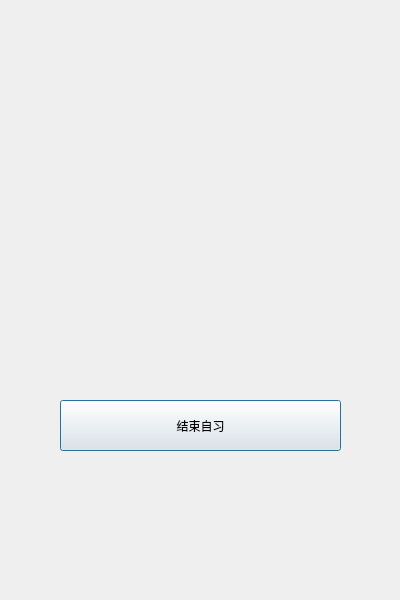
<?xml version="1.0" encoding="UTF-8"?>
<ui version="4.0">
 <class>StudySessionDialog</class>
 <widget class="QDialog" name="StudySessionDialog">
  <property name="geometry">
   <rect>
    <x>0</x>
    <y>0</y>
    <width>400</width>
    <height>600</height>
   </rect>
  </property>
  <property name="windowTitle">
   <string>Dialog</string>
  </property>
  <widget class="QWidget" name="timerWidget" native="true">
   <property name="geometry">
    <rect>
     <x>60</x>
     <y>50</y>
     <width>281</width>
     <height>61</height>
    </rect>
   </property>
  </widget>
  <widget class="QPushButton" name="overPushButton">
   <property name="geometry">
    <rect>
     <x>60</x>
     <y>400</y>
     <width>281</width>
     <height>51</height>
    </rect>
   </property>
   <property name="text">
    <string>结束自习</string>
   </property>
  </widget>
  <widget class="QWidget" name="gifWidget" native="true">
   <property name="geometry">
    <rect>
     <x>80</x>
     <y>130</y>
     <width>291</width>
     <height>201</height>
    </rect>
   </property>
   <property name="styleSheet">
    <string notr="true">QWidget#gifWidget{
border-image: url(:/images/images/Lancer_emote.png) 0 0 0 0 stretch stretch
}</string>
   </property>
  </widget>
 </widget>
 <resources/>
 <connections/>
</ui>
